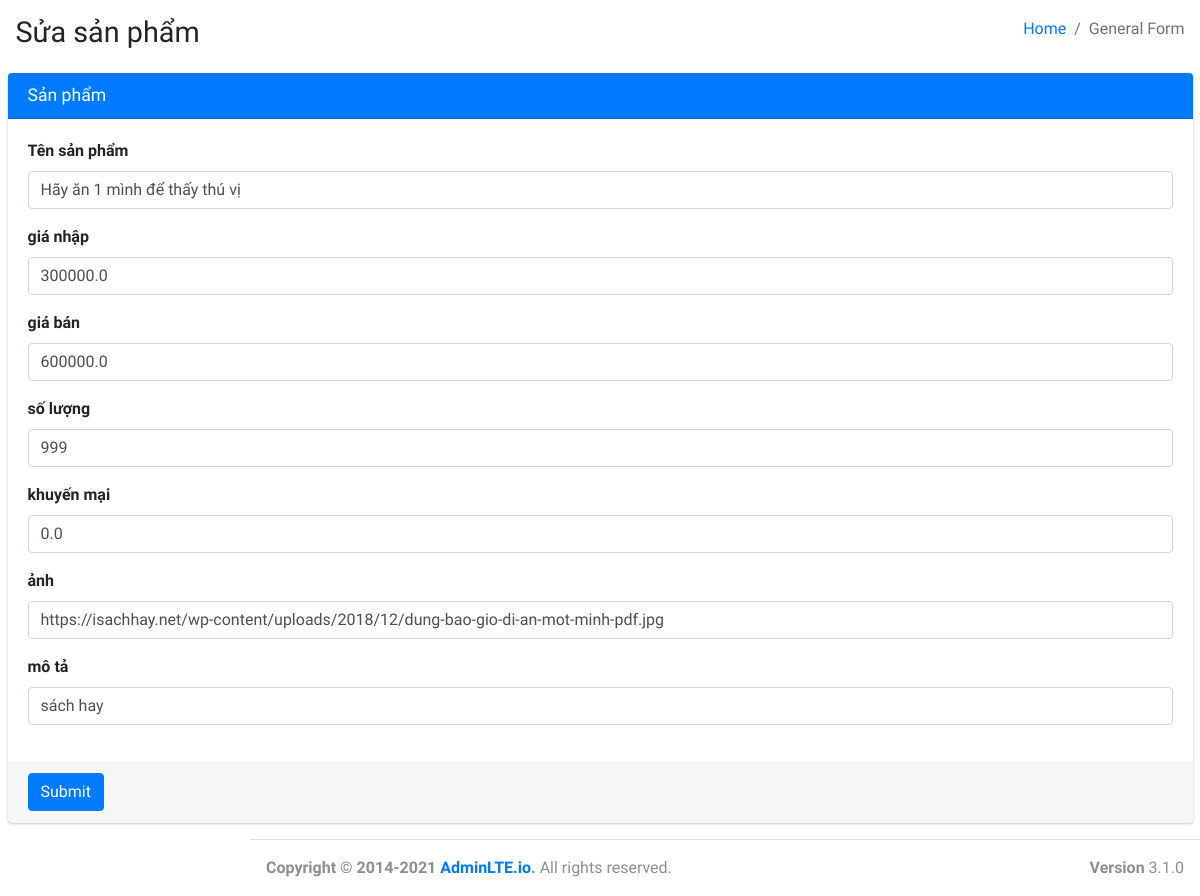
/store/edit/5, run on the app's committed database.
### shop/models.py (models this page shows, shortened)
class Product(models.Model):
    name =models.CharField(max_length=100,default='')
    salePrice = models.FloatField(default=0)
    importPrice = models.FloatField(default=0)
    amount = models.IntegerField(default=0)
    saleOff = models.FloatField(default=0)
    type=models.CharField(max_length=100,default='')
    image=models.CharField(max_length=100,default='')
    discriminator = models.CharField(max_length=100,default='')

### store/views.py (the view, shortened to what this page needs)
# urls.py: path('edit/<int:product_id>',views.edit,name="editproduct"),
def edit(request,product_id):
    product = Product.objects.get(id=product_id)
    return render(request,"store/edit.html",{'product':product})

### shop/templates/store/edit.html (shortened to what this page needs)
{% extends 'store/index.html' %}
{% load static %}
{% block content %}
  <div>
    <section class="content-header">
      <div class="container-fluid">
        <div class="row mb-2">
          <div class="col-sm-6">
            <h1>Sửa sản phẩm</h1>
          </div>
          <div class="col-sm-6">
            <ol class="breadcrumb float-sm-right">
              <li class="breadcrumb-item"><a href="#">Home</a></li>
              <li class="breadcrumb-item active">General Form</li>
            </ol>
          </div>
        </div>
      </div>
    </section>
    <section class="content">
      <div class="container-fluid">
        <div class="row">
          <div class="col-md-12">
            <div class="card card-primary">
              <div class="card-header">
                <h3 class="card-title">Sản phẩm</h3>
              </div>
              <form method="POST" action="">
                <div class="card-body">
                  <div class="form-group">
                    <label for="exampleInputEmail1">Tên sản phẩm</label>
                    <input name="name" type="text" value="{{product.name}}" class="form-control" id="exampleInputEmail1" >
                  </div>
                  <div class="form-group">
                    <label for="exampleInputEmail1">giá nhập</label>
                    <input name="importprice" type="text"  class="form-control" id="exampleInputEmail1" value="{{product.importPrice}}" >
                  </div>
                  <div class="form-group">
                    <label for="exampleInputEmail1">giá bán</label>
                    <input value="{{product.salePrice}}" name = "sale" type="text" class="form-control" id="exampleInputEmail1" >
                  </div>
                  <div class="form-group">
                    <label for="exampleInputEmail1">số lượng</label>
                    <input value="{{product.amount}}" name="amount" type="text" class="form-control" id="exampleInputEmail1" >
                  </div>
                  <div class="form-group">
                    <label for="exampleInputEmail1">khuyến mại</label>
                    <input value="{{product.saleOff}}" name="saleoff" type="text" class="form-control" id="exampleInputEmail1" >
                  </div>
                  <div class="form-group">
                    <label for="exampleInputEmail1">ảnh</label>
                    <input value="{{product.image}}" name="image" type="text" class="form-control" id="exampleInputEmail1" >
                  </div>
                  <div class="form-group">
                    <label for="exampleInputEmail1">mô tả</label>
                    <input value="{{product.discriminator}}" name ="mota" type="text" class="form-control" id="exampleInputEmail1" >
                  </div>
                </div>
                <div class="card-footer">
                  <button type="submit" class="btn btn-primary">Submit</button>
                </div>
              </form>
            </div>
       </div>
        </div>
      </div>
    </section>
  </div>
 {% endblock %}

### data on the page
Product: name "Hãy ăn 1 mình để thấy thú vị", importprice "300000.0", sale "600000.0", amount "999", saleoff "0.0", image "https://isachhay.net/wp-content/uploads/2018/12/dung-bao-gio-di-an-mot-minh-pdf.jpg", mota "sách hay"
